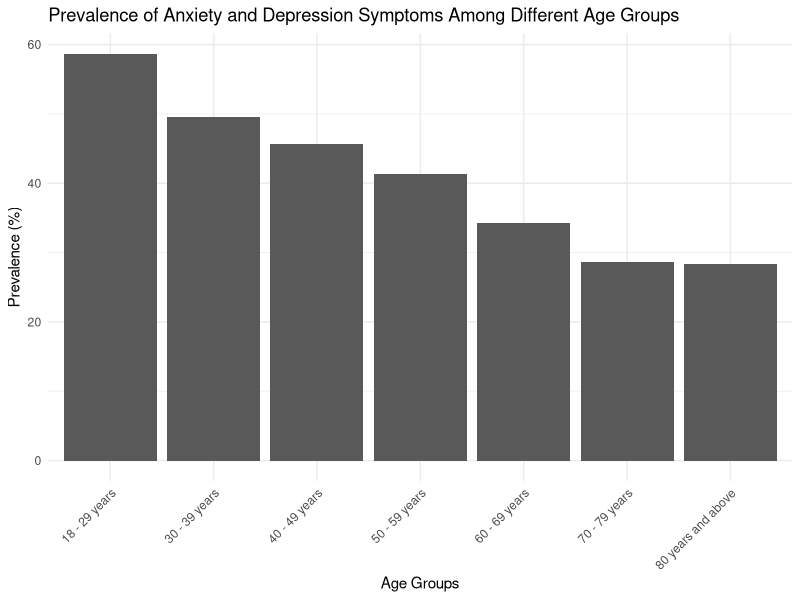
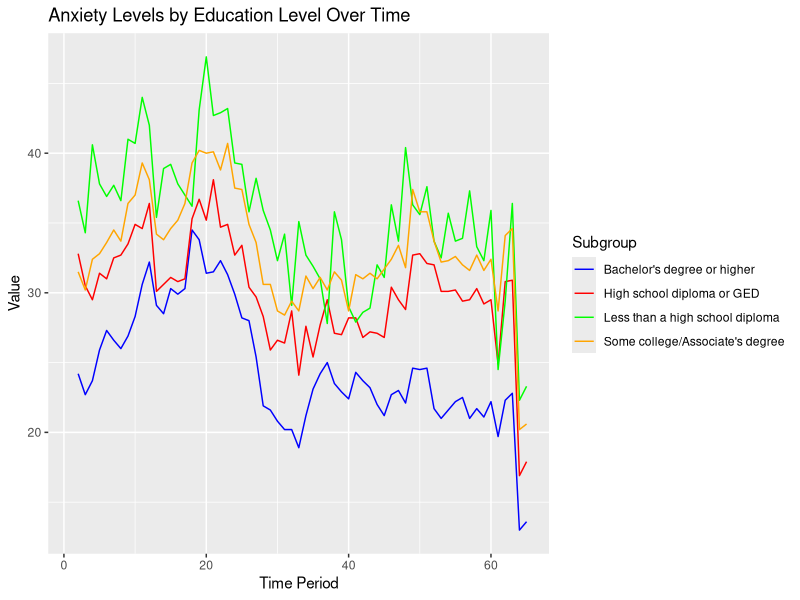
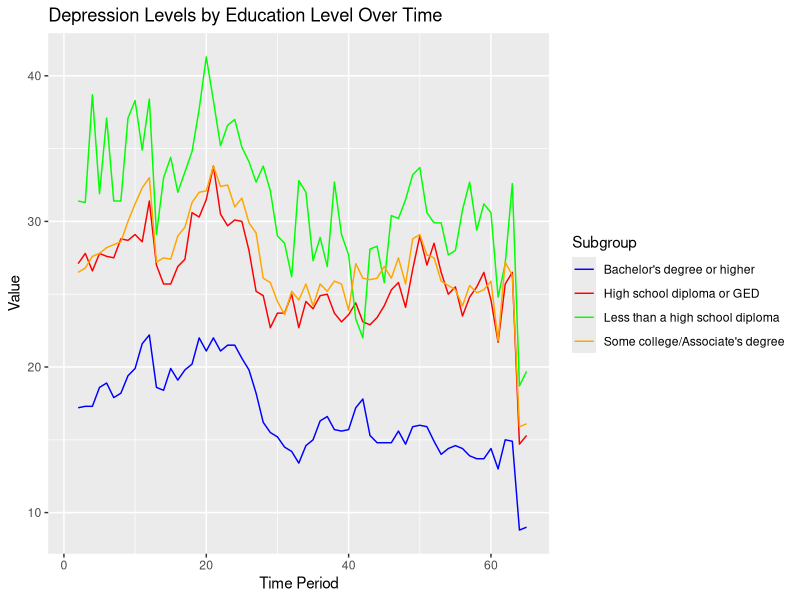
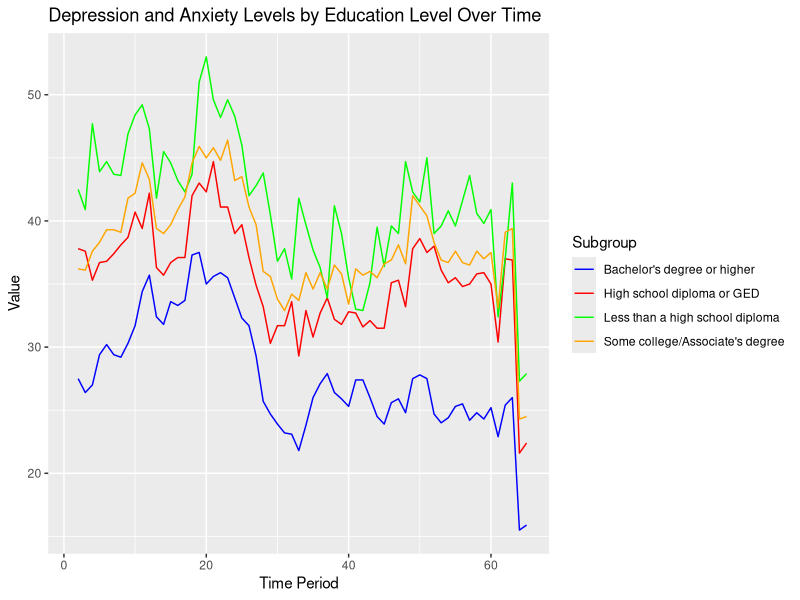
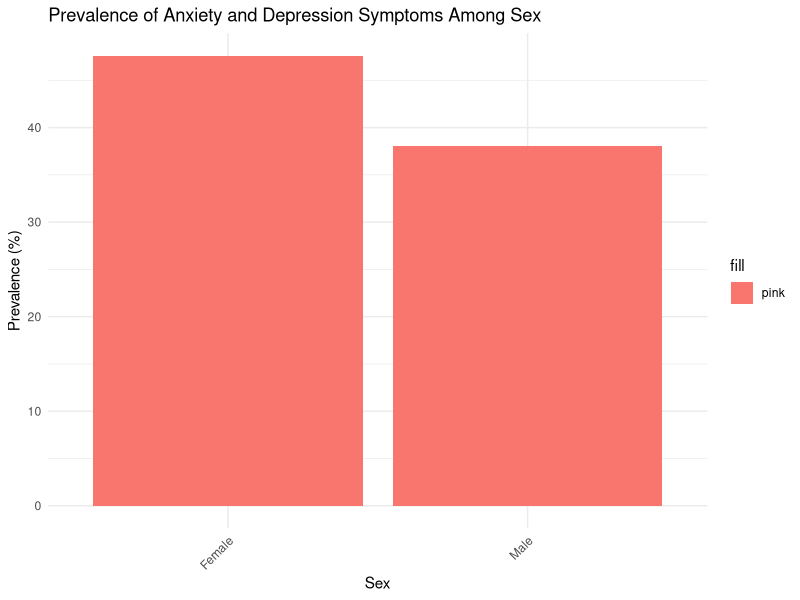
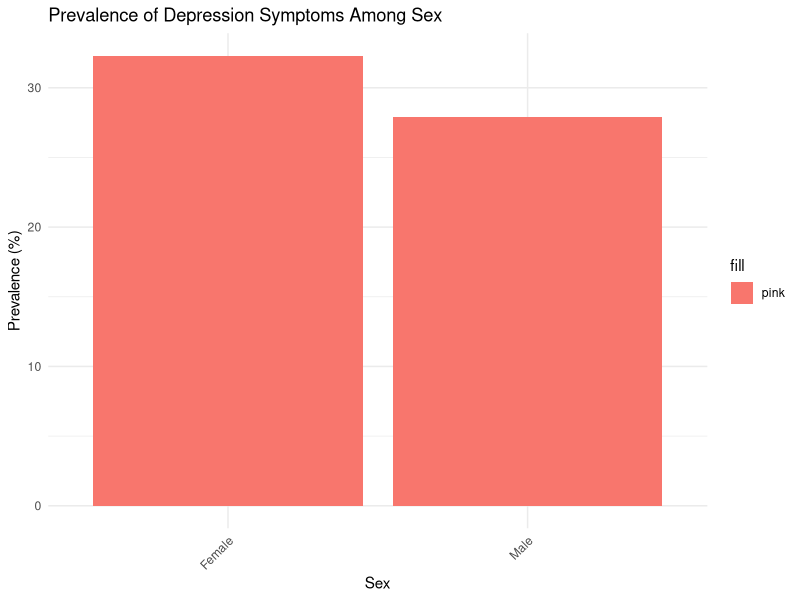
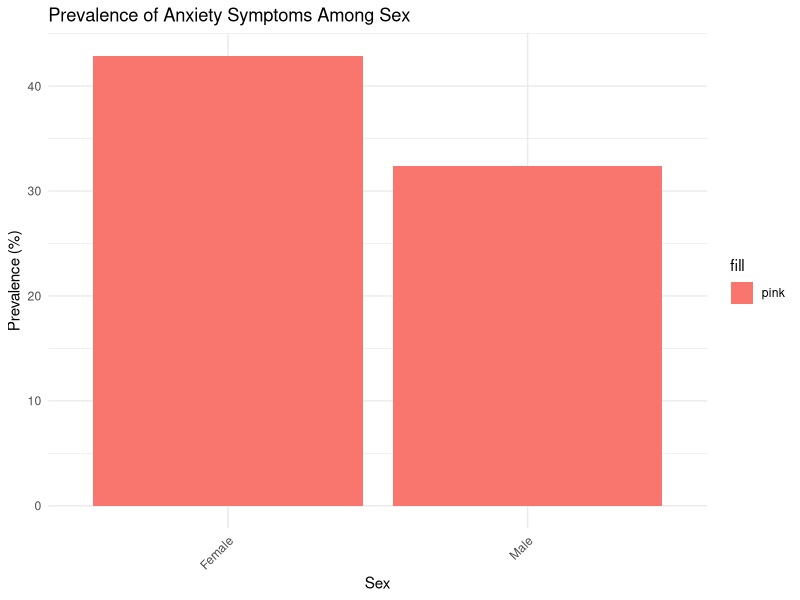
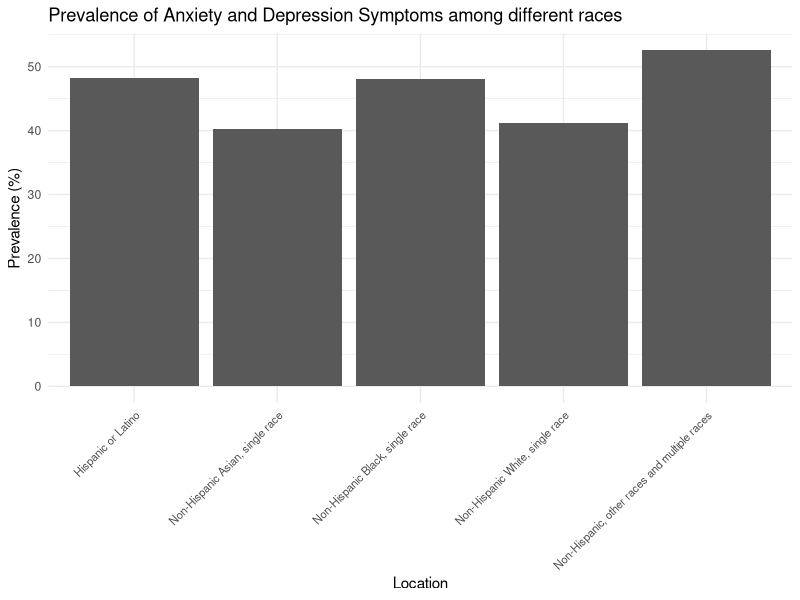

Write R code to recreate these figures, in order.
## ---- chunk 1
knitr::opts_chunk$set(echo = TRUE)
## ---- chunk 2
library(readr)
anxiety_depression <- read_csv("Indicators_of_Anxiety_or_Depression_Based_on_Reported_Frequency_of_Symptoms_During_Last_7_Days.csv")
View(anxiety_depression)

## ---- chunk 3
# deleting unneeded columns
library(tidyverse)
col_delete <- c("Time Period Label", "Confidence Interval", "Quartile Range")

anxiety_depression <- anxiety_depression %>% 
  select(-one_of(col_delete))


#seperating the data by indicator
# Filter data for depressive disorder
depressive_data <- anxiety_depression %>%
  filter(Indicator == "Symptoms of Depressive Disorder")

# Filter data for anxiety disorder
anxiety_data <- anxiety_depression %>%
  filter(Indicator == "Symptoms of Anxiety Disorder")

# Filter data for depressive and anxiety disorder
depressive_anxiety_data <- anxiety_depression %>%
  filter(Indicator == "Symptoms of Anxiety Disorder or Depressive Disorder")

## ---- chunk 4
# Load the required library
library(tidyverse)

by_ages <- depressive_anxiety_data %>%  
  filter(Group == "By Age")


ggplot(data = by_ages, aes(x = Subgroup, y = Value)) +
  geom_bar(stat = "identity", position = "dodge") + 
  labs(title = "Prevalence of Anxiety and Depression Symptoms Among Different Age Groups",
       x = "Age Groups",
       y = "Prevalence (%)") +
  theme_minimal() +
  theme(axis.text.x = element_text(angle = 45, hjust = 1))
## ---- chunk 5
library(dplyr)

# Filter the dataset to include only entries where Group is "By Education"
anxiety_data_education <- anxiety_data %>% 
  filter(Group == "By Education")

library(ggplot2)

# Plotting the line chart
ggplot(anxiety_data_education, aes(x = `Time Period`, y = Value, color = Subgroup)) +
  geom_line() +
  labs(x = "Time Period", y = "Value") +
  ggtitle("Anxiety Levels by Education Level Over Time") +
  scale_color_manual(values = c("blue", "red", "green", "orange")) # Customizing line colors

depressive_data_education <- depressive_data %>% 
  filter(Group == "By Education")

# Plotting the line chart
ggplot(depressive_data_education, aes(x = `Time Period`, y = Value, color = Subgroup)) +
  geom_line() +
  labs(x = "Time Period", y = "Value") +
  ggtitle("Depression Levels by Education Level Over Time") +
  scale_color_manual(values = c("blue", "red", "green", "orange"))


depressive_anxiety_data_education <- depressive_anxiety_data %>% 
  filter(Group == "By Education")

# Plotting the line chart
ggplot(depressive_anxiety_data_education, aes(x = `Time Period`, y = Value, color = Subgroup)) +
  geom_line() +
  labs(x = "Time Period", y = "Value") +
  ggtitle("Depression and Anxiety Levels by Education Level Over Time") +
  scale_color_manual(values = c("blue", "red", "green", "orange"))

## ---- chunk 6
library(tidyverse)
#Depressive_anxiety_data
by_sex <- depressive_anxiety_data %>%  
  filter(Group == "By Sex")

ggplot(data = by_sex, aes(x = Subgroup, y = Value, fill = "pink")) +
  geom_bar(stat = "identity", position = "dodge") + 
  labs(title = "Prevalence of Anxiety and Depression Symptoms Among Sex",
       x = "Sex",
       y = "Prevalence (%)") +
  theme_minimal() +
  theme(axis.text.x = element_text(angle = 45, hjust = 1))

#Depressive data
by_sex <- depressive_data %>%  
  filter(Group == "By Sex")

ggplot(data = by_sex, aes(x = Subgroup, y = Value, fill = "pink")) +
  geom_bar(stat = "identity", position = "dodge") + 
  labs(title = "Prevalence of Depression Symptoms Among Sex",
       x = "Sex",
       y = "Prevalence (%)") +
  theme_minimal() +
  theme(axis.text.x = element_text(angle = 45, hjust = 1))

#Anxiety data
by_sex <- anxiety_data %>%   
  filter(Group == "By Sex")

ggplot(data = by_sex, aes(x = Subgroup, y = Value, fill = "pink")) +
  geom_bar(stat = "identity", position = "dodge") +  
  labs(title = "Prevalence of Anxiety Symptoms Among Sex",
       x = "Sex",
       y = "Prevalence (%)") +
  theme_minimal() +
  theme(axis.text.x = element_text(angle = 45, hjust = 1))

## ---- chunk 7
by_race <- depressive_anxiety_data %>%  
  filter(Group == "By Race/Hispanic ethnicity")

ggplot(data = by_race, aes(x = Subgroup, y = Value)) +
  geom_bar(stat = "identity", position = "dodge") + 
  labs(title = "Prevalence of Anxiety and Depression Symptoms among different races",
       x = "Location",
       y = "Prevalence (%)") +
  theme_minimal() +
  theme(axis.text.x = element_text(angle = 45, hjust = 1, size = 8))



by_race <- anxiety_data %>%  
  filter(Group == "By Race/Hispanic ethnicity")

ggplot(data = by_race, aes(x = Subgroup, y = Value)) +
  geom_bar(stat = "identity", position = "dodge") + 
  labs(title = "Prevalence of Anxiety and Depression Symptoms Among Different Races",
       x = "Location",
       y = "Prevalence (%)") +
  theme_minimal() +
  theme(axis.text.x = element_text(angle = 45, hjust = 1, size = 8))



by_race <- depressive_data %>%  
  filter(Group == "By Race/Hispanic ethnicity")

ggplot(data = by_race, aes(x = Subgroup, y = Value)) +
  geom_bar(stat = "identity", position = "dodge") + 
  labs(title = "Prevalence of Anxiety and Depression Symptoms Among Different Races",
       x = "Location",
       y = "Prevalence (%)") +
  theme_minimal() +
  theme(axis.text.x = element_text(angle = 45, hjust = 1, size = 8))
## ---- chunk 8
anxiety_data_education <- anxiety_data %>% 
  filter(Group == "By Race/Hispanic ethnicity")

library(ggplot2)

# Plotting the line chart
ggplot(anxiety_data_education, aes(x = `Time Period`, y = Value, color = Subgroup)) +
  geom_line() +
  labs(x = "Time Period", y = "Value") +
  ggtitle("Anxiety Levels by Race/Hispanci ethnicity Over Time") +
  scale_color_manual(values = c("blue", "red", "green", "orange", "pink"))
## ---- chunk 9
#anxiety and depression based on location 
by_state <- depressive_anxiety_data %>%  
  filter(Group == "By State")

ggplot(data = by_state, aes(x = Subgroup, y = Value)) +
  geom_bar(stat = "identity", position = "dodge") + 
  labs(title = "Prevalence of Anxiety and Depression Symptoms Among Different States",
       x = "Location",
       y = "Prevalence (%)") +
  theme_minimal() +
  theme(axis.text.x = element_text(angle = 90, hjust = 1, size = 8))


#Anxiety based on location
by_state <- anxiety_data %>%  
  filter(Group == "By State")

ggplot(data = by_state, aes(x = Subgroup, y = Value)) +
  geom_bar(stat = "identity", position = "dodge") + 
  labs(title = "Prevalence of Anxiety Symptoms Among Different States",
       x = "Location",
       y = "Prevalence (%)") +
  theme_minimal() +
  theme(axis.text.x = element_text(angle = 90, hjust = 1, size = 8))


#Depression based on location
by_state <- depressive_data %>%  
  filter(Group == "By State")

ggplot(data = by_state, aes(x = Subgroup, y = Value)) +
  geom_bar(stat = "identity", position = "dodge") + 
  labs(title = "Prevalence of  Depression Symptoms Among Different States",
       x = "Location",
       y = "Prevalence (%)") +
  theme_minimal() +
  theme(axis.text.x = element_text(angle = 90, hjust = 1, size = 8))
